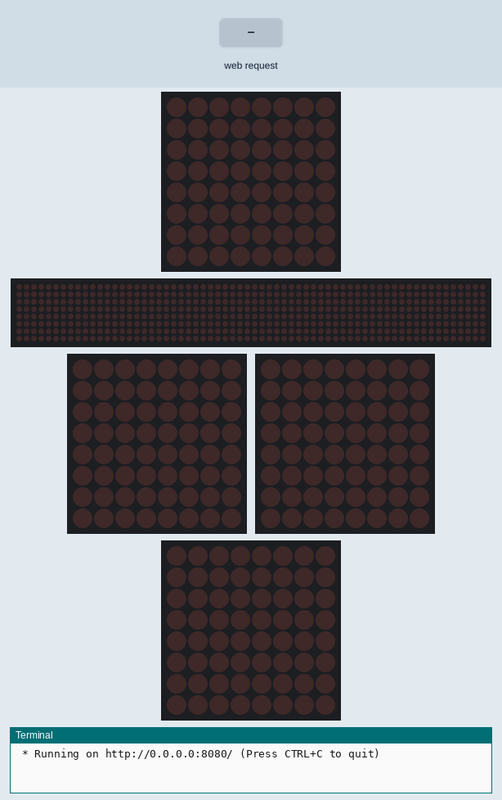
Bench run of a program on a simulated Raspberry Pi (BCM pin numbers). On the bench: 4 × 8×8 LED matrix, a strip that is not on the board, showing the scrolling text unrolled, the last lines printed to the terminal. The inputs (shaded band) are chosen by the test bench. The 64×8 strip is a reading aid, not a part: it shows the text the matrix is scrolling, unrolled, one strip-width of it at a time; sound played through the audio output is not drawn and takes no time; the clock reads 2024-03-15 10:24:30 at power-on unless the program sets it; speech is not drawn; the words are listed on the console; library files of the repository ran but are not shown: msgMatrix.py.

Above: at 1.2 s.
1.3 s: HTTP request for /message received with the fields name=1, message=1, language=1
At 2.06 s:
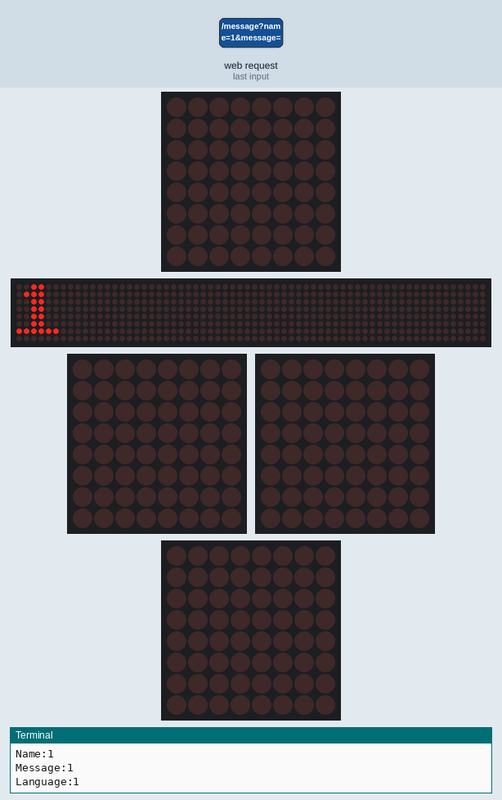
4.3 s: HTTP request for /message received with the fields name=1, message=1, language=1
At 4.37 s:
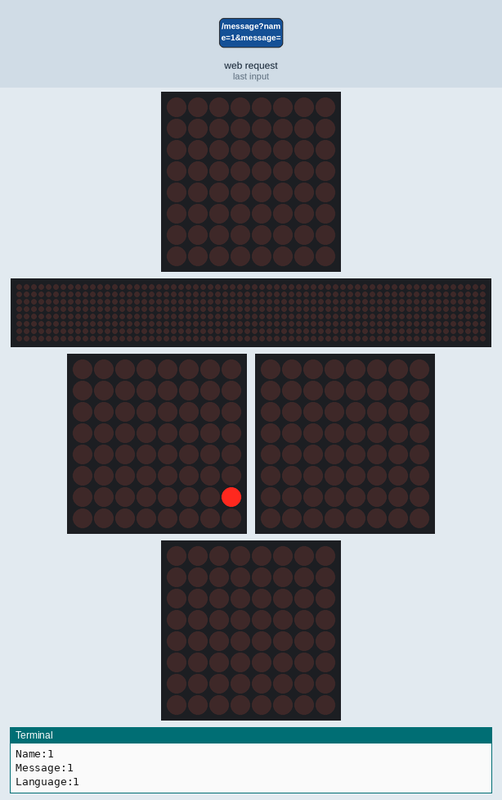
7.3 s: HTTP request for /message received with the fields name=1, message=1, language=1
At 7.37 s:
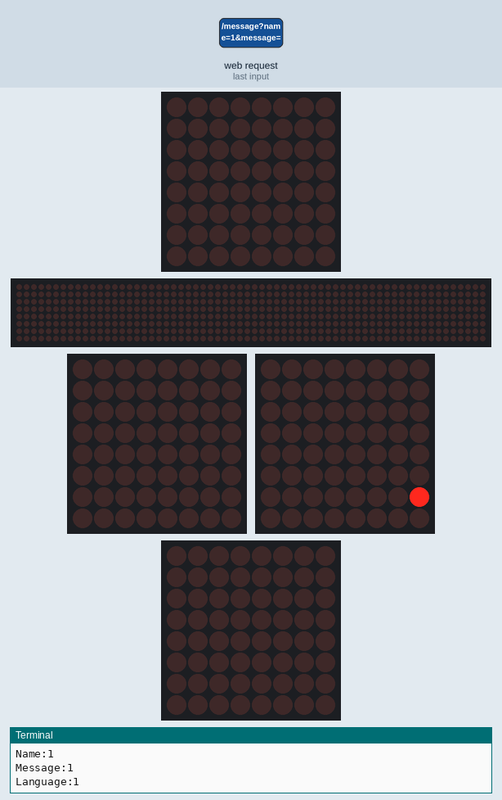
13.3 s: HTTP request for /message received with the fields name=1, message=1, language=1
At 13.37 s:
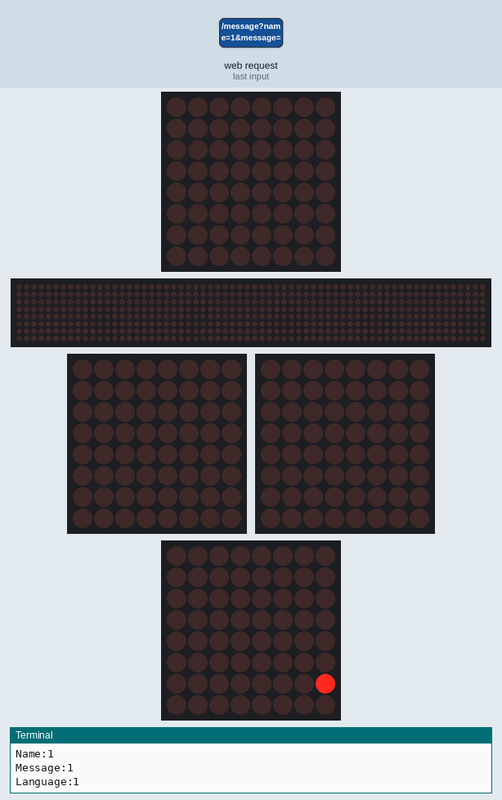
Timing chart, 0 to 16.3 s (numbered marks = the images above; inputs shaded):
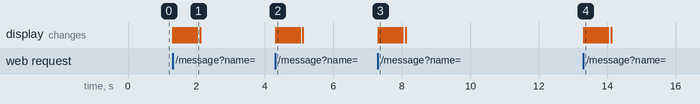

The program:

index.py
```python
from flask import Flask, jsonify, request, render_template, redirect, url_for, flash
from libraries.msgMatrix import output, outputSlow
from libraries.textToSpeech import textToSpeech
import datetime, time

app = Flask(__name__)

@app.errorhandler(404)
def page_not_found(error):
    return render_template('404.html'), 404

@app.route("/")
def index():
   now = datetime.datetime.now()
   timeString = now.strftime("%Y-%m-%d %H:%M")
   templateData = {
      'title' : 'HELLO!',
      'time': timeString
      }
#   output(1, 0, 0, False, f'I Love You To The Infinity And Beyond!!! T{chr(3)}M')
#   output(1, 0, 0, False, f'T{chr(3)}M')
   return render_template("index.html")
#   return "<h1>Hola Mundo</h1>" #render_template('index.html', **templateData)

@app.route("/message", methods=["GET","POST"])
def send_message():
	name = ''
	message = ''
	language = ''
	if request.method == 'POST':
		name = request.form['name']
		message = request.form['message']
		language = request.form['language']
	print(len(name), len(language), len(message))
	if (len(name)>0) and (len(message)>0) and (len(language)>0):
		print(f"Name:{name}\nMessage:{message}\nLanguage:{language}")
		output(1, 0, 0, False, f'{message}' )
		textToSpeech(message, language)
	name = ''
	message = ''
	language = ''
	return render_template("message.html")

if __name__ == "__main__":
	app.run(host='0.0.0.0', port=8080, debug=True)
```

textToSpeech.py
```python
from gtts import gTTS
import os

#mytext = 'Welcome to ChavaZystem Tech!'
#language = 'en'

def textToSpeech(msg,language):
        try:
                #mytext = 'Welcome to ChavaZystem Tech!'
                #language = 'en'
                myobj = gTTS(text=msg, lang=language, slow=False)
                myobj.save("welcome.mp3")
                #os.system("mpg321 welcome.mp3")
                print('Ok')
                return os.system("mpg321 welcome.mp3")
        except Exception as ex:
                print('Something went wrong!')
```
